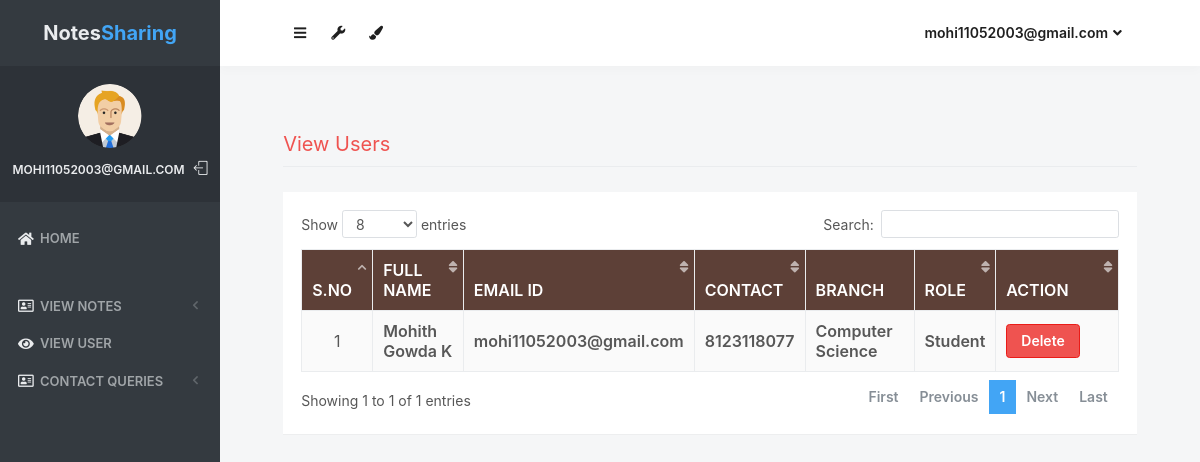
Page /view_users (signed in) on the earlier database version.
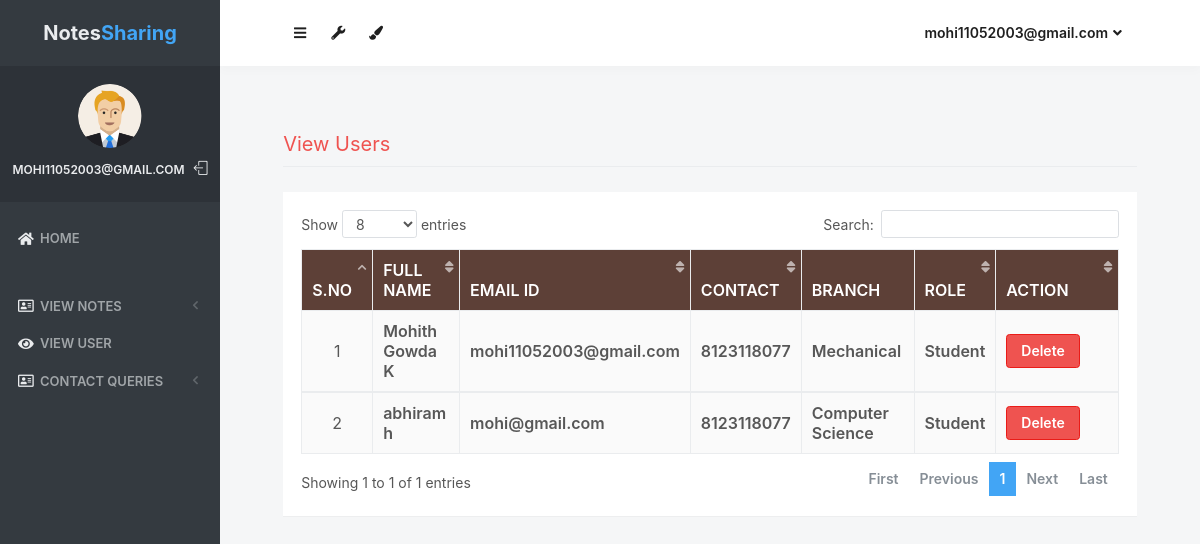
Same page on the later database version.
### notes/models.py (models this page shows, shortened)
class Signup(models.Model):
    user = models.ForeignKey(User,on_delete=models.CASCADE)
    contact = models.CharField(max_length=10)
    branch = models.CharField(max_length=30)
    role = models.CharField(max_length=15)

### notes/views.py (the view)
# urls.py: path('view_users', view_users, name='view_users'),
def view_users(request):
    if not request.user.is_authenticated:
        return redirect('login_admin')
    users = Signup.objects.all()
    d = {'users':users}
    return render(request,'view_users.html',d)

### notes/templates/view_users.html (shortened to what this page needs)
{% load static %}
<html lang="en" class="no-focus">
    <head>
        <link rel="stylesheet" href="{% static 'js/plugins/datatables/dataTables.bootstrap4.min.css' %}">
        <link rel="stylesheet" id="css-main" href="{% static 'css1/codebase.min.css' %}">
    </head>
    <body>
        <div id="page-container" class="sidebar-o sidebar-inverse side-scroll page-header-fixed main-content-narrow">
         {% include "sidebar.html" %}
            {% include "admin_nav.html" %}
            <main id="main-container">
                <div class="content">
                    <h2 class="content-heading text-danger">View Users</h2>
                    <div class="block">
                        <div class="block-content block-content-full">
                            <table class="table table-bordered table-striped table-vcenter js-dataTable-full-pagination" style="width:100%">
                                <thead class="text-white" style="background-color : #5d4037;">
                                    <tr>
                                        <th class="text-center">S.No</th>
                                        <th class="d-none d-sm-table-cell">Full Name</th>
                                        <th class="d-none d-sm-table-cell">Email ID</th>
                                        <th class="d-none d-sm-table-cell">Contact</th>
                                        <th class="d-none d-sm-table-cell">Branch</th>
                                        <th class="d-none d-sm-table-cell">Role</th>
                                        <th class="d-none d-sm-table-cell" style="width: 15%;">Action</th>
                                    </tr>
                                </thead>
                                {% for i in users %}
                                <tbody>
                                    <tr>
                                        <td class="text-center">{{forloop.counter}}</td>
                                        <td class="font-w600">{{i.user.first_name}} {{i.user.last_name}}</td>
					                    <td class="font-w600">{{i.user.username}}</td>
					                    <td class="font-w600">{{i.contact}}</td>
					                    <td class="font-w600">{{i.branch}}</td>
					                    <td class="font-w600">{{i.role}}</td>
					                    <td class="font-w600"><a href="{% url 'delete_users' i.user.id %}" class="btn btn-danger" onclick="return confirm('Are your sure to Delete ?')">Delete</a></td>
					                </tr>
                                        {% endfor %}
                                </tbody>
                            </table>
                        </div>
                    </div>
                </div>
            </main>
        </div>
 <link rel="stylesheet" href="https://use.fontawesome.com/releases/v5.6.3/css/all.css">
    </body>
</html>

### notes/templates/sidebar.html (shortened to what this page needs)
{% load static %}
   <nav id="sidebar">
                <div id="sidebar-scroll">
                    <div class="sidebar-content">
                        <div class="content-header content-header-fullrow px-15">
                            <div class="content-header-section text-center align-parent sidebar-mini-hidden">
                                <div class="content-header-item">
                                    <a class="link-effect font-w700" href="{% url 'admin_home' %}">
                                           <span class="font-size-xl text-dual-primary-dark">Notes</span><span class="font-size-xl text-primary">Sharing</span>
                                    </a>
                                </div>
                            </div>
                        </div>
                        <div class="content-side content-side-full content-side-user px-10 align-parent">
                            <div class="sidebar-mini-hidden-b text-center">
                                <a class="img-link" href="be_pages_generic_profile.html">
                                    <img class="img-avatar" src="{% static 'img/avatars/user1.png' %}" alt="">
                                </a>
                                <ul class="list-inline mt-10">
                                    <li class="list-inline-item">
                                        <a class="link-effect text-dual-primary-dark font-size-xs font-w600 text-uppercase" href="{% url 'admin_home' %}">{{ request.user.username }}</a>
                                    </li>
                                    <li class="list-inline-item">
                                        <a class="link-effect text-dual-primary-dark" href="{% url 'logout' %}">
                                            <i class="si si-logout"></i>
                                        </a>
                                    </li>
                                </ul>
                            </div>
                        </div>
                        <div class="content-side content-side-full">
                            <ul class="nav-main">
                                <li class="open">
                                    <a href="{% url 'admin_home' %}"><i class="fas fa-home"></i><span class="sidebar-mini-hide">Home</span></a>
                                </li>
                                <li class="nav-main-heading"><span class="sidebar-mini-visible">UI</span></li>
                                <li>
                                    <a class="nav-submenu" data-toggle="nav-submenu"><i class="far fa-address-card"></i>View Notes</a>
                                </li>
                                <li>
                                    <a  href="{% url 'view_users' %}"><i class="fas fa-eye"></i><span class="sidebar-mini-hide">View User</span></a>
                                </li>
                                <li>
                                    <a class="nav-submenu" data-toggle="nav-submenu"><i class="far fa-address-card"></i>Contact Queries</a>
                                </li>
                           </ul>
                        </div>
                    </div>
                </div>
            </nav>

### notes/templates/admin_nav.html (shortened to what this page needs)
{% load static %}
            <header id="page-header">
                <div class="content-header">
                    <div class="content-header-section">
                        <button type="button" class="btn btn-circle btn-dual-secondary" data-toggle="layout" data-action="sidebar_toggle">
                            <i class="fa fa-navicon"></i>
                        </button>
                        <div class="btn-group" role="group">
                            <button type="button" class="btn btn-circle btn-dual-secondary" id="page-header-options-dropdown" data-toggle="dropdown" aria-haspopup="true" aria-expanded="false">
                                <i class="fa fa-wrench"></i>
                            </button>
                        </div>
                        <div class="btn-group" role="group">
                            <button type="button" class="btn btn-circle btn-dual-secondary" id="page-header-themes-dropdown" data-toggle="dropdown" aria-haspopup="true" aria-expanded="false">
                                <i class="fa fa-paint-brush"></i>
                            </button>
                        </div>
                    </div>
                    <div class="content-header-section">
                        <div class="btn-group" role="group">
                            <button type="button" class="btn btn-rounded btn-dual-secondary" id="page-header-user-dropdown" data-toggle="dropdown" aria-haspopup="true" aria-expanded="false">
                                {{ request.user.username}}<i class="fa fa-angle-down ml-5"></i>
                            </button>
                        </div>
                    </div>
                </div>
            </header>

Differences in the rows shown:
changed Signup "Mohith": branch "Computer Science" → "Mechanical"
added Signup: user.first_name "abhiram", user.last_name "h", user.username "mohi@gmail.com", contact "8123118077", branch "Computer Science", role "Student"
